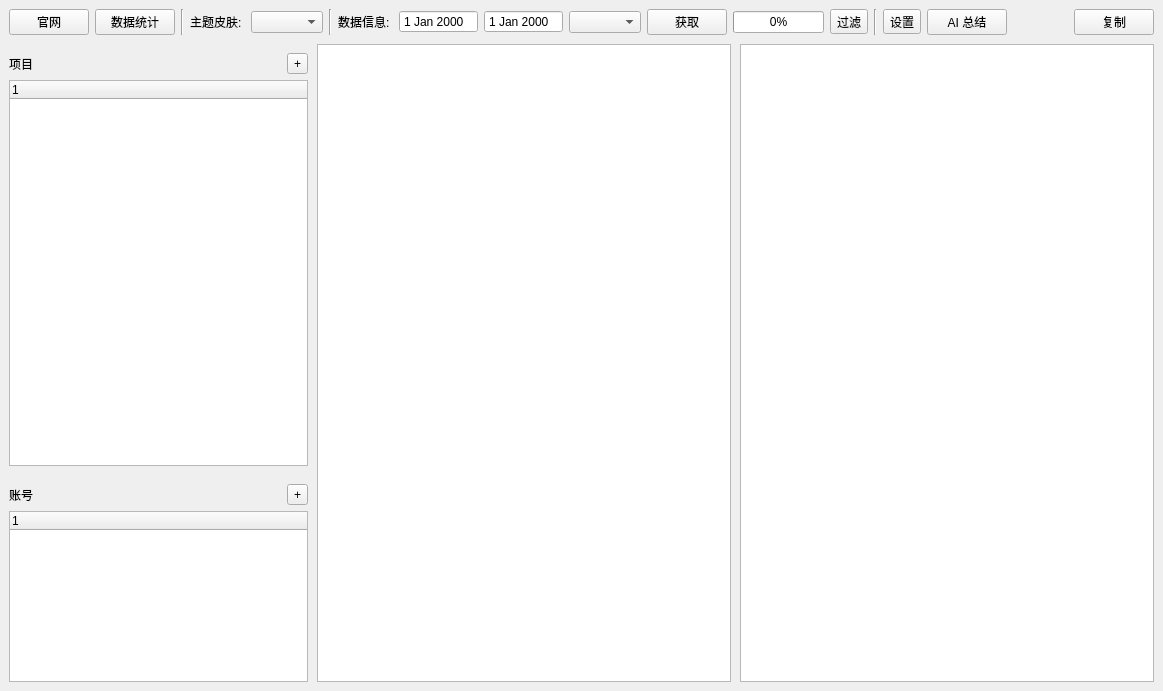
<?xml version="1.0" encoding="UTF-8"?>
<ui version="4.0">
 <class>Home</class>
 <widget class="QWidget" name="Home">
  <property name="geometry">
   <rect>
    <x>0</x>
    <y>0</y>
    <width>1163</width>
    <height>691</height>
   </rect>
  </property>
  <property name="windowTitle">
   <string>Form</string>
  </property>
  <layout class="QGridLayout" name="gridLayout_3">
   <property name="leftMargin">
    <number>0</number>
   </property>
   <property name="topMargin">
    <number>0</number>
   </property>
   <property name="rightMargin">
    <number>0</number>
   </property>
   <property name="bottomMargin">
    <number>0</number>
   </property>
   <property name="spacing">
    <number>0</number>
   </property>
   <item row="1" column="0">
    <layout class="QHBoxLayout" name="hbl_body" stretch="3,4,4">
     <property name="spacing">
      <number>0</number>
     </property>
     <property name="topMargin">
      <number>0</number>
     </property>
     <property name="rightMargin">
      <number>0</number>
     </property>
     <item>
      <layout class="QVBoxLayout" name="vbl_left" stretch="4,2">
       <property name="bottomMargin">
        <number>0</number>
       </property>
       <item>
        <widget class="QWidget" name="wgt_project" native="true">
         <property name="maximumSize">
          <size>
           <width>320</width>
           <height>16777215</height>
          </size>
         </property>
         <layout class="QGridLayout" name="gridLayout_2">
          <item row="0" column="0">
           <widget class="QLabel" name="label">
            <property name="text">
             <string>项目</string>
            </property>
           </widget>
          </item>
          <item row="0" column="1">
           <spacer name="horizontalSpacer_4">
            <property name="orientation">
             <enum>Qt::Orientation::Horizontal</enum>
            </property>
            <property name="sizeHint" stdset="0">
             <size>
              <width>250</width>
              <height>20</height>
             </size>
            </property>
           </spacer>
          </item>
          <item row="1" column="0" colspan="3">
           <widget class="QTreeWidget" name="twgt_project">
            <column>
             <property name="text">
              <string notr="true">1</string>
             </property>
            </column>
           </widget>
          </item>
          <item row="0" column="2">
           <widget class="QToolButton" name="btn_project_add">
            <property name="text">
             <string>+</string>
            </property>
           </widget>
          </item>
         </layout>
        </widget>
       </item>
       <item>
        <widget class="QWidget" name="wgt_account" native="true">
         <property name="minimumSize">
          <size>
           <width>0</width>
           <height>0</height>
          </size>
         </property>
         <property name="maximumSize">
          <size>
           <width>320</width>
           <height>16777215</height>
          </size>
         </property>
         <layout class="QGridLayout" name="gridLayout_7">
          <item row="0" column="2">
           <widget class="QToolButton" name="btn_account_add">
            <property name="text">
             <string>+</string>
            </property>
           </widget>
          </item>
          <item row="0" column="0">
           <widget class="QLabel" name="label_2">
            <property name="text">
             <string>账号</string>
            </property>
           </widget>
          </item>
          <item row="0" column="1">
           <spacer name="horizontalSpacer_5">
            <property name="orientation">
             <enum>Qt::Orientation::Horizontal</enum>
            </property>
            <property name="sizeHint" stdset="0">
             <size>
              <width>250</width>
              <height>20</height>
             </size>
            </property>
           </spacer>
          </item>
          <item row="1" column="0" colspan="3">
           <widget class="QTreeWidget" name="twgt_account">
            <column>
             <property name="text">
              <string notr="true">1</string>
             </property>
            </column>
           </widget>
          </item>
         </layout>
        </widget>
       </item>
      </layout>
     </item>
     <item>
      <layout class="QVBoxLayout" name="vbl_mid" stretch="9">
       <property name="spacing">
        <number>0</number>
       </property>
       <property name="leftMargin">
        <number>0</number>
       </property>
       <property name="topMargin">
        <number>0</number>
       </property>
       <property name="rightMargin">
        <number>0</number>
       </property>
       <property name="bottomMargin">
        <number>0</number>
       </property>
       <item>
        <widget class="QWidget" name="wgt_mid_content" native="true">
         <layout class="QGridLayout" name="gridLayout_5">
          <property name="leftMargin">
           <number>0</number>
          </property>
          <property name="topMargin">
           <number>0</number>
          </property>
          <item row="0" column="0">
           <widget class="QPlainTextEdit" name="pte_commit_log"/>
          </item>
         </layout>
        </widget>
       </item>
      </layout>
     </item>
     <item>
      <layout class="QVBoxLayout" name="vbl_right" stretch="0">
       <property name="spacing">
        <number>0</number>
       </property>
       <property name="leftMargin">
        <number>0</number>
       </property>
       <property name="topMargin">
        <number>0</number>
       </property>
       <property name="rightMargin">
        <number>0</number>
       </property>
       <property name="bottomMargin">
        <number>0</number>
       </property>
       <item>
        <widget class="QWidget" name="wgt_right_content" native="true">
         <layout class="QGridLayout" name="gridLayout_6">
          <property name="leftMargin">
           <number>0</number>
          </property>
          <property name="topMargin">
           <number>0</number>
          </property>
          <item row="0" column="0">
           <widget class="QPlainTextEdit" name="pte_ai_report"/>
          </item>
         </layout>
        </widget>
       </item>
      </layout>
     </item>
    </layout>
   </item>
   <item row="0" column="0">
    <widget class="QWidget" name="wgt_header" native="true">
     <property name="minimumSize">
      <size>
       <width>0</width>
       <height>0</height>
      </size>
     </property>
     <layout class="QGridLayout" name="gridLayout">
      <item row="0" column="13">
       <widget class="Line" name="line_3">
        <property name="orientation">
         <enum>Qt::Orientation::Vertical</enum>
        </property>
       </widget>
      </item>
      <item row="0" column="5">
       <widget class="Line" name="line">
        <property name="orientation">
         <enum>Qt::Orientation::Vertical</enum>
        </property>
       </widget>
      </item>
      <item row="0" column="1">
       <widget class="QPushButton" name="btn_statistics">
        <property name="text">
         <string>数据统计</string>
        </property>
       </widget>
      </item>
      <item row="0" column="9">
       <widget class="QComboBox" name="cbb_date"/>
      </item>
      <item row="0" column="17">
       <widget class="QPushButton" name="btn_export">
        <property name="text">
         <string>复制</string>
        </property>
       </widget>
      </item>
      <item row="0" column="4">
       <widget class="QComboBox" name="cbb_theme"/>
      </item>
      <item row="0" column="2">
       <widget class="Line" name="line_2">
        <property name="orientation">
         <enum>Qt::Orientation::Vertical</enum>
        </property>
       </widget>
      </item>
      <item row="0" column="10">
       <widget class="QPushButton" name="btn_get">
        <property name="text">
         <string>获取</string>
        </property>
       </widget>
      </item>
      <item row="0" column="6">
       <widget class="QLabel" name="label_4">
        <property name="text">
         <string>数据信息: </string>
        </property>
       </widget>
      </item>
      <item row="0" column="15">
       <widget class="QPushButton" name="btn_ai_report">
        <property name="text">
         <string>AI 总结</string>
        </property>
       </widget>
      </item>
      <item row="0" column="16">
       <spacer name="horizontalSpacer">
        <property name="orientation">
         <enum>Qt::Orientation::Horizontal</enum>
        </property>
        <property name="sizeHint" stdset="0">
         <size>
          <width>187</width>
          <height>20</height>
         </size>
        </property>
       </spacer>
      </item>
      <item row="0" column="11">
       <widget class="QProgressBar" name="progress">
        <property name="value">
         <number>0</number>
        </property>
       </widget>
      </item>
      <item row="0" column="7">
       <widget class="QDateEdit" name="de_since">
        <property name="buttonSymbols">
         <enum>QAbstractSpinBox::ButtonSymbols::NoButtons</enum>
        </property>
       </widget>
      </item>
      <item row="0" column="14">
       <widget class="QToolButton" name="btn_settings">
        <property name="layoutDirection">
         <enum>Qt::LayoutDirection::LeftToRight</enum>
        </property>
        <property name="text">
         <string>设置</string>
        </property>
       </widget>
      </item>
      <item row="0" column="3">
       <widget class="QLabel" name="label_3">
        <property name="text">
         <string>主题皮肤: </string>
        </property>
       </widget>
      </item>
      <item row="0" column="8">
       <widget class="QDateEdit" name="de_until">
        <property name="buttonSymbols">
         <enum>QAbstractSpinBox::ButtonSymbols::NoButtons</enum>
        </property>
       </widget>
      </item>
      <item row="0" column="12">
       <widget class="QToolButton" name="btn_filter">
        <property name="layoutDirection">
         <enum>Qt::LayoutDirection::LeftToRight</enum>
        </property>
        <property name="text">
         <string>过滤</string>
        </property>
       </widget>
      </item>
      <item row="0" column="0">
       <widget class="QPushButton" name="btn_homepage">
        <property name="text">
         <string>官网</string>
        </property>
       </widget>
      </item>
     </layout>
    </widget>
   </item>
  </layout>
 </widget>
 <resources/>
 <connections/>
</ui>
